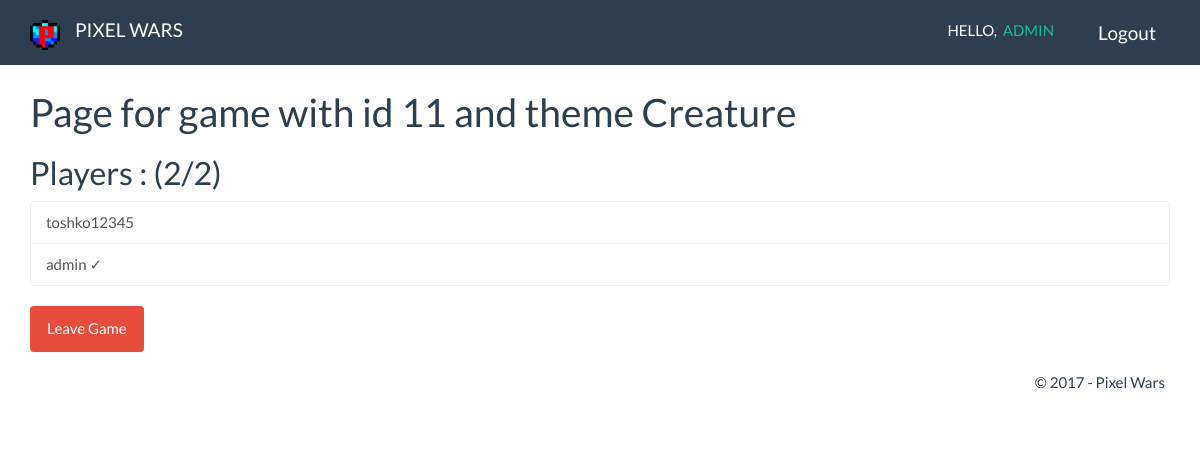
Page /pixelwars/standart/11/ (signed in) on the earlier database version.
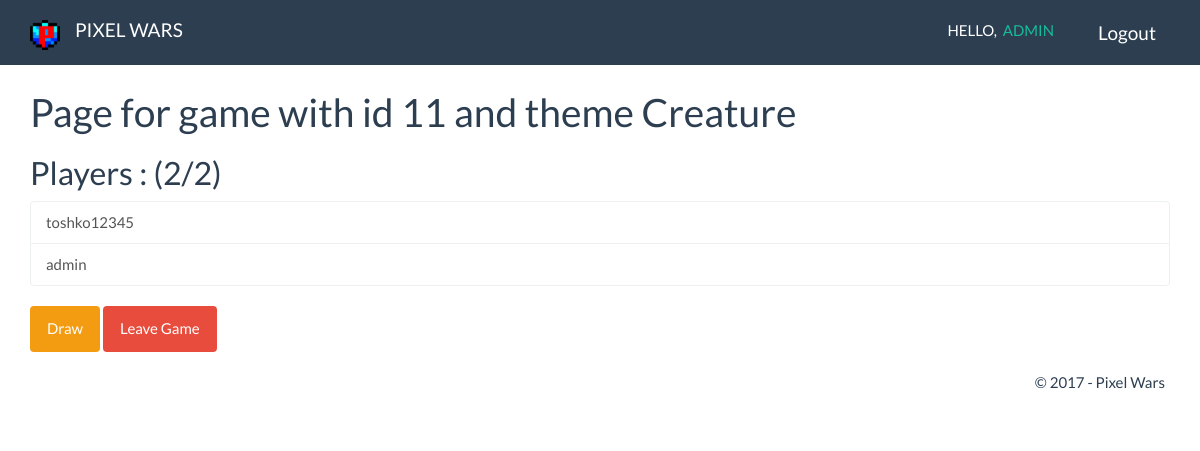
Same page on the later database version.
### pixelwars/models.py (models this page shows, shortened)
class Game(models.Model):
    theme = models.CharField(max_length=100, null=True)
    active = models.BooleanField(default=True)
    drawing1 = models.ImageField(null=True, upload_to="gallery/")
    drawing2 = models.ImageField(null=True, upload_to="gallery/"    )
    player1 = models.ForeignKey(Player, null=True, related_name="player1")
    player2 = models.ForeignKey(Player, null=True, related_name="player2")
    judgable = models.BooleanField(default=False)

class Player(models.Model):
    user = models.OneToOneField(User, null=True, unique=True)
    name = models.CharField(max_length=250, null=True)
    wins = models.IntegerField(default=0)
    hasDrawed = models.BooleanField(default=False)

### pixelwars/views.py (the view)
# urls.py: url(r'standart/(?P<id>\d+)/$', views.readstandart, name='readstandart'),
def readstandart(request, id):
    game = get_object_or_404(Game, id=id)
    players = []
    if (game.player1 != None):
        players.append(game.player1)
    if (game.player2 != None):
        players.append(game.player2)
    canPlay = False
    canJoin = False
    canLeave = False
    currentPlayer = Player.objects.get(user=request.user)
    if (currentPlayer in players):
        canLeave = True
    playerCount = len(players)
    if (currentPlayer in players and not currentPlayer.hasDrawed):
        canPlay = True
    if (not currentPlayer in players and notActiveGameOrNoGame(currentPlayer)):
        canJoin = True
    context = {
        'canJoin': canJoin,
        'canPlay': canPlay,
        'currentPlayer': currentPlayer,
        'playerCount': playerCount,
        'canLeave': canLeave,
        'players': players,
        'game': game,
    }
    return render(request, 'pixelwars/standart/read.html', context)

### pixelwars/templates/pixelwars/standart/read.html (shortened to what this page needs)
{% extends 'pixelwars/base.html' %}
{% block main %}
    <div class="container">
        <h1>Page for game with id {{ game.id }} and theme {{ game.theme }}</h1>
        <h2>Players : ({{ playerCount }}/2)</h2>
        {% if players %}
            <div class="list-group">
                {% for player in players %}
                    <a href="{% url 'pixelwars:viewUser' player.user.pk %}"
                       class="list-group-item">{{ player.name }} {% if player.hasDrawed %}&#10003;{% endif %}</a>
                {% endfor %}
            </div>
        {% else %}
            <div>No players. :(</div>
        {% endif %}
        {% if canPlay %}
            <a class="btn btn-warning" href="{% url 'pixelwars:draw' game.id %}">Draw</a>
        {% endif %}
        {% if canLeave %}
            <a class="btn btn-danger" href="{% url 'pixelwars:leaveGame' game.id %}">Leave Game</a>
        {% endif %}
    </div>
{% endblock %}

### pixelwars/templates/pixelwars/base.html (shortened to what this page needs)
{% load staticfiles %}
<!DOCTYPE html>
<html lang="en">
<head>
    <link rel="stylesheet" href="{% static 'pixelwars/css/style.css' %}">
    <link rel="stylesheet" href="{% static 'pixelwars/css/flipclock.css' %}">
</head>
<body>
<header>
    <div class="navbar navbar-default navbar-fixed-top text-uppercase">
        <div class="container">
            <div class="navbar-header">
                <a class="navbar-brand" href="{% url 'pixelwars:index' %}">
                    <img alt="Brand" style="width: 30px; height: 30px;" src="{% static 'pixelwars/img/icon.png' %}">
                </a>
                <a href="{% url 'pixelwars:index' %}" class="navbar-brand">Pixel Wars</a>
            </div>
            <div class="navbar-collapse collapse">
                <ul class="nav navbar-nav navbar-right">
                    {% if user.is_authenticated %}
                        <li><span class="navbar-text">Hello, &nbsp;<a href="{% url 'pixelwars:viewUser' user.id %}">{{ user.get_username }}</a></span></li>
                        <li><form action="{% url 'pixelwars:logout' %}"><button class="btn btn-primary btn-lg" type="submit">Logout</button></form></li>
                    {% else %}
                        <li><button type="button" class="btn btn-primary btn-lg" data-toggle="modal" data-target="#myModal">Login</button></li>
                        <li><button type="button" class="btn btn-primary btn-lg" data-toggle="modal" data-target="#exampleModal">Register</button></li>
                    {% endif %}
                </ul>
            </div>
        </div>
    </div>
</header>
<main>
{% block main %}
{% endblock %}
</main>
    <footer class="">
        <div class="container modal-footer">
            <p>&copy; 2017 - Pixel Wars</p>
        </div>
    </footer>
</body>
</html>

Differences in the rows shown:
changed Player "admin": no longer shows "✓"
Other differences:
text now shown: "Draw"
